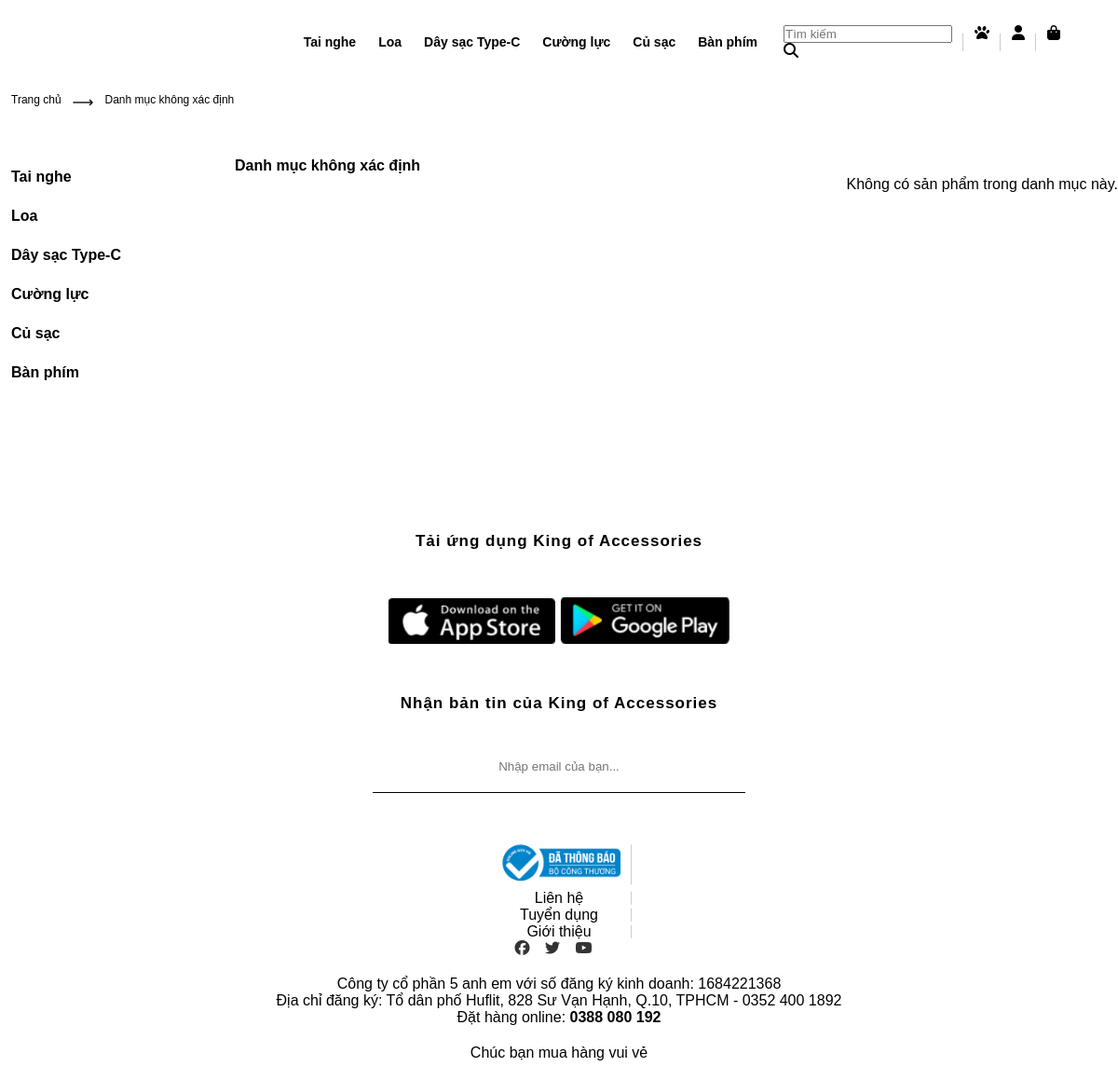
Page /User/showCategory.php on the committed database.
### tables this page shows
CREATE TABLE `danhmucsp` (
  `MaDM` int(11) NOT NULL,
  `TenDM` varchar(50) NOT NULL
);

### connect/connect.php (called while the page is built, shortened)
<?php
Class Database{
   public $host   = DB_HOST;
   public $user   = DB_USER;
   public $pass   = DB_PASS;
   public $dbname = DB_NAME;
   public $link;
private function connectDB(){
   $this->link = new mysqli($this->host, $this->user, $this->pass,
    $this->dbname);
 }
public function select($query){
  mysqli_set_charset($this->link,'UTF8');
  $result = $this->link->query($query) or
   die($this->link->error.__LINE__);
  if($result->num_rows > 0){
    return $result;
  } else {
    return false;
  }
 }
}
   ?>

### User/Models/CartegoryModel.php (called while the page is built, shortened)
<?php
class CategoryModel
{
    private $db;
    public function __construct()
    {
        $this->db = new Database();
    }
    public function show_category()
    {
        $query = "SELECT * FROM danhmucsp ORDER BY TenDM DESC";
        $result = $this->db->select($query);
        return $result;
    }
    public function get_category($MaDM)
    {
        $query = "SELECT * FROM danhmucsp WHERE MaDM = '$MaDM'";
        $result = $this->db->select($query);
        return $result;
    }
    public function get_products_by_category($MaDM)
    {
        $query = "SELECT * FROM sanpham WHERE MaDM = '$MaDM' ORDER BY MaSP DESC";
        $result = $this->db->select($query);
        return $result;
    }
}

### User/showCategory.php (the view, shortened to what this page needs)
<?php
include './headerUser.php';
$categoryModel = new CategoryModel();
$MaDM = isset($_GET['MaDM']) ? $_GET['MaDM'] : null;
$category = $categoryModel->get_category($MaDM);
$categoryName = $category ? $category->fetch_assoc()['TenDM'] : 'Danh mục không xác định';
$products = $categoryModel->get_products_by_category($MaDM);
?>
<!DOCTYPE html>
<html lang="en">
<head>
    <link rel="stylesheet" href="../css/style.css">
</head>
<body>
    <section class="category">
        <div class="container">
            <div class="category-top row">
                <p><a href="http://localhost/codepm/user/cartegory.php">Trang chủ</a></p> <span>&#10230; </span>
                <p><?php echo $categoryName; ?></p>
            </div>
        </div>
        <div class="container">
            <div class="row">
                <div class="category-left">
                    <ul>
                        <?php
                        $categories = $categoryModel->show_category();
                        if ($categories) {
                            while ($result = $categories->fetch_assoc()) {
                                $catMaDM = $result['MaDM'];
                                $catTenDM = $result['TenDM'];
                                echo '<li class="category-left-li"><a href="showCategory.php?MaDM=' . $catMaDM . '">' . $catTenDM . '</a>';
                                echo '</li>';
                            }
                        }
                        ?>
                    </ul>
                </div>
                <div class="category-right row">
                    <div class="category-right-top-item">
                        <p><?php echo $categoryName; ?></p>
                    </div>
                    <div class="category-right-content row">
                        <?php
                        if ($products) {
                            while ($pro = $products->fetch_assoc()) {
                        ?>
                                <div class="category-right-content-item">
                                    <a href="product.php?MaSP=<?= $pro['MaSP'] ?>" class="product-image-link">
                                        <img src="../admin/uploads/<?= $pro['AnhSP'] ?>" alt="<?= $pro['TenSP'] ?>">
                                    </a>
                                    <h1><?= $pro['TenSP'] ?></h1>
                                    <p><?= $pro['GiaSP'] ?><sup>đ</sup></p>
                                </div>
                        <?php
                            }
                        } else {
                            echo "<p>Không có sản phẩm trong danh mục này.</p>";
                        }
                        ?>
                    </div>
                </div>
            </div>
        </div>
    </section>
</body>
<section class="app-container">
    <p>Tải ứng dụng King of Accessories</p>
    <div class="app-google">
        <img src="../images/Screenshot 2024-05-16 171642.png" alt="Google Play">
        <img src="../images/Screenshot 2024-05-16 171701.png" alt="App Store">
    </div>
    <p>Nhận bản tin của King of Accessories</p>
    <input type="text" placeholder="Nhập email của bạn...">
</section>
<footer>
    <div class="footer-top">
        <ul>
            <li><a href=""><img src="../images/logoSaleNoti.png" alt="Logo"></a></li>
            <li><a href="">Liên hệ</a></li>
            <li><a href="">Tuyển dụng</a></li>
            <li><a href="">Giới thiệu</a></li>
            <li>
                <a href="facebook.com" class="fab fa-facebook"></a>
                <a href="" class="fab fa-twitter"></a>
                <a href="youtube.com" class="fab fa-youtube"></a>
            </li>
        </ul>
    </div>
    <div class="footer-center">
        <p>Công ty cổ phần 5 anh em với số đăng ký kinh doanh: 1684221368<br>
            Địa chỉ đăng ký: Tổ dân phố Huflit, 828 Sư Vạn Hạnh, Q.10, TPHCM - 0352 400 1892<br>
            Đặt hàng online: <b>0388 080 192</b>
        </p>
    </div>
    <div class="footer-bottom">
        Chúc bạn mua hàng vui vẻ
    </div>
</footer>
</html>

### User/headerUser.php (shortened to what this page needs)
<?php
include "../connect/connect.php";
include "./Models/CartegoryModel.php";
$models = new CategoryModel();
$show_cartegory = $models->show_category();
?>
<!DOCTYPE html>
<html lang="en">
<head>
    <link rel="stylesheet" href="../css/style.css">
</head>
<body>
    <header>
        <div class="menu">
            <?php
            if ($show_cartegory) {
                while ($result = $show_cartegory->fetch_assoc()) {
                    $MaDM = $result['MaDM'];
                    $TenDM = $result['TenDM'];
            ?>
                    <li>
                        <a href="category.php?MaDM=<?= $MaDM ?>"><?= $TenDM ?></a>
                    </li>
            <?php
                }
            }
            ?>
        </div>
        <div class="others">
            <li><input placeholder="Tìm kiếm" type="text"><i class="fas fa-search"></i></li>
            <li> <a class="fa fa-paw" href="http://localhost/codepm/user/cartegory.php"></a></li>
            <li> <a class="fa fa-user" href="http://localhost/codepm/user/login.php"></a></li>
            <li> <a class="fa fa-shopping-bag" href="http://localhost/codepm/user/cart.php"></a></li>
        </div>
    </header>

### css/style.css (style rules this page uses)
:root { --main-text-font: Arial, Helvetica, sans-serif; }
* { margin: 0; padding: 0; box-sizing: border-box; font-family: Arial, Helvetica, sans-serif; }
li { list-style: none; }
a { text-decoration: none; color: black; }
header { display: flex; justify-content: space-between; align-items: center; padding: 10px 50px; height: 90px; position: fixed; top: 0; left: 0; z-index: 1; width: 100%; background: rgba(255, 255, 255, 0.3); }
.menu { flex: 2; display: flex; justify-content: center; }
.menu > li { padding: 0 12px; position: relative; }
.menu > li > a { font-size: 14px; font-weight: bold !important; display: block; line-height: 20px; }
.others { flex: 1; display: flex; justify-content: flex-end; }
.others > li { padding: 0 12px; position: relative; }
.others > li::after { content: ""; display: block; width: 1px; height: 50%; background: #cccccc; position: absolute; right: 0; top: 50%; transform: translateY(-50%); }
.others > li:last-child::after { display: none; }
.others > li :first-child { position: relative; }
.app-container { text-align: center; align-items: center; padding: 150px 0 50px 0; }
.app-google { margin: 50px; }
.app-google img { height: 50px; cursor: pointer; }
.app-container p { line-height: 20px; letter-spacing: 1px; font-size: 17px; color: #000; font-weight: bold; }
.app-container input { margin-top: 50px; border: none; border-bottom: 1px solid #000; padding-bottom: 20px; width: 400px; text-align: center; outline: none; }
.footer-top { display: flex; text-align: center; justify-content: center; align-items: center; margin-bottom: 20px; }
.footer-top img { height: 50px; }
.footer-top li { padding: 0 12px; position: relative; }
.footer-top li::after { content: ""; display: block; width: 1px; height: 80%; background: #cccccc; position: absolute; right: 0; top: 50%; transform: translateY(-50%); }
.footer-top li:last-child::after { display: none; }
.footer-top li:last-child a { margin-right: 12px; color: #333; }
.footer-center { text-align: center; }
.footer-bottom { text-align: center; margin: 20px 20px; }
.row { display: flex; flex-wrap: wrap; }
.category { padding: 100px 0 0; }
.category-top { margin-bottom: 50px; }
.category-top p { font-family: var(--main-text-font); margin: 0 12px; font-size: 12px; }
.category-left { width: 20%; }
.category-right { width: 80%; }
.category-right-top-item:first-child { flex: 2; font-size: 16px; font-family: var(--main-text-font); font-weight: bold; }
.category-right-top-item { flex: 1; padding: 0 12px; }
.category-right-content { margin-top: 20px; justify-content: space-between; }
.category-left ul li { padding: 12px; }
.category-left ul li > a { color: black; font-size: 16px 0; font-weight: bold; font-family: var(--main-text-font); }

### rows in the picture
danhmucsp: TenDM "Tai nghe"
danhmucsp: TenDM "Loa"
danhmucsp: TenDM "Dây sạc Type-C"
danhmucsp: TenDM "Cường lực"
danhmucsp: TenDM "Củ sạc"
danhmucsp: TenDM "Bàn phím"

### other values in the picture
$categoryName "Danh mục không xác định"
